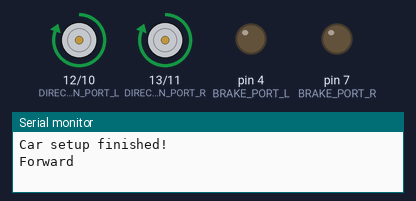
This sketch was run on a simulated Arduino Uno, built with avr-gcc and run on an emulated ATmega328P. Parts: direction and speed pins drawn as motors (green arrow = direction pin HIGH = forward, orange = LOW = backward, longer = more drive), output pins drawn as LEDs (lit = HIGH), the last lines printed to the serial monitor.

Above: at 1.0 s.
At 3.0 s:
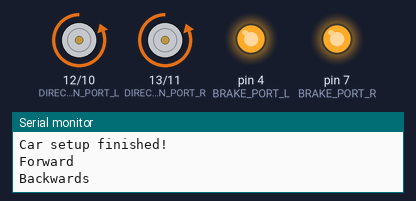
At 5.5 s:
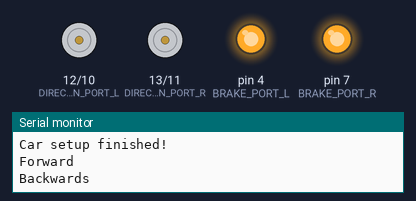
Timing chart, 0 to 9.1 s (numbered marks = the images above):
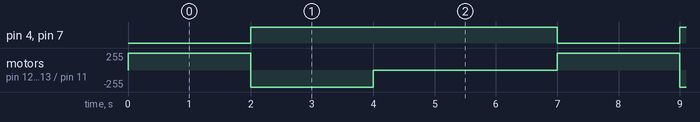

Measured:
- by itself, pin 4 (BRAKE_PORT_L), pin 7 (BRAKE_PORT_R): alternates HIGH for 5.0 s and LOW for 2.0 s
- by itself, motor on pin 12 (DIRECTION_PORT_L) / pin 10 (MOTORSPEED_PORT_L), motor on pin 13 (DIRECTION_PORT_R) / pin 11 (MOTORSPEED_PORT_R): repeats every 7.0 s: backward 255/255 2.0 s, stopped 3.0 s, forward 255/255 2.0 s

The sketch:

motor_shield_l293DE_car.ino
```cpp
//OUTPUTS RIGHT AND LEFT MOTORS
#define DIRECTION_PORT_R 13 //DIGITAL PORT
#define MOTORSPEED_PORT_R 11  //PWM PORT
#define BRAKE_PORT_R 7

#define DIRECTION_PORT_L 12
#define MOTORSPEED_PORT_L 10 //PWM PORT
#define BRAKE_PORT_L 4      //DIGITAL PORT


#define PWM_MAX 255
#define PWM_MIN 0

void setup() {
  // put your setup code here, to run once:
 Serial.begin(9600);

  pinMode(DIRECTION_PORT_R, OUTPUT);
  pinMode(MOTORSPEED_PORT_R, OUTPUT);
  pinMode(BRAKE_PORT_R, OUTPUT);

  pinMode(DIRECTION_PORT_L, OUTPUT);
  pinMode(MOTORSPEED_PORT_L, OUTPUT);
  pinMode(BRAKE_PORT_L, OUTPUT);

  Serial.println("Car setup finished!");
}

void loop() {
  // put your main code here, to run repeatedly:
  Serial.println("Forward");
  setMotorRight(255, true);
  setMotorLeft(255, true);


  delay(2000);
  Serial.println("Backwards");
  setMotorRight(255, false);
  setMotorLeft(255, false);
  delay(2000);

  stop();
  delay(3000);
  }

void setMotorRight(int speed, boolean forward){
  digitalWrite(DIRECTION_PORT_R, forward); // Define the spin direction
  digitalWrite(BRAKE_PORT_R, !forward); // Don't brake
  analogWrite(MOTORSPEED_PORT_R, speed);
  }

void setMotorLeft(int speed, boolean forward){
  digitalWrite(DIRECTION_PORT_L, forward); // Define the spin direction
  digitalWrite(BRAKE_PORT_L, !forward); // Don't brake
  analogWrite(MOTORSPEED_PORT_L, speed);
  }

void stop(){
  digitalWrite(DIRECTION_PORT_R, false); // Define the spin direction
  digitalWrite(BRAKE_PORT_R, true); // brake
  analogWrite(MOTORSPEED_PORT_R, 0);

  digitalWrite(DIRECTION_PORT_L, false); // Define the spin direction
  digitalWrite(BRAKE_PORT_L, true); // brake
  analogWrite(MOTORSPEED_PORT_L, 0);
  }
```
